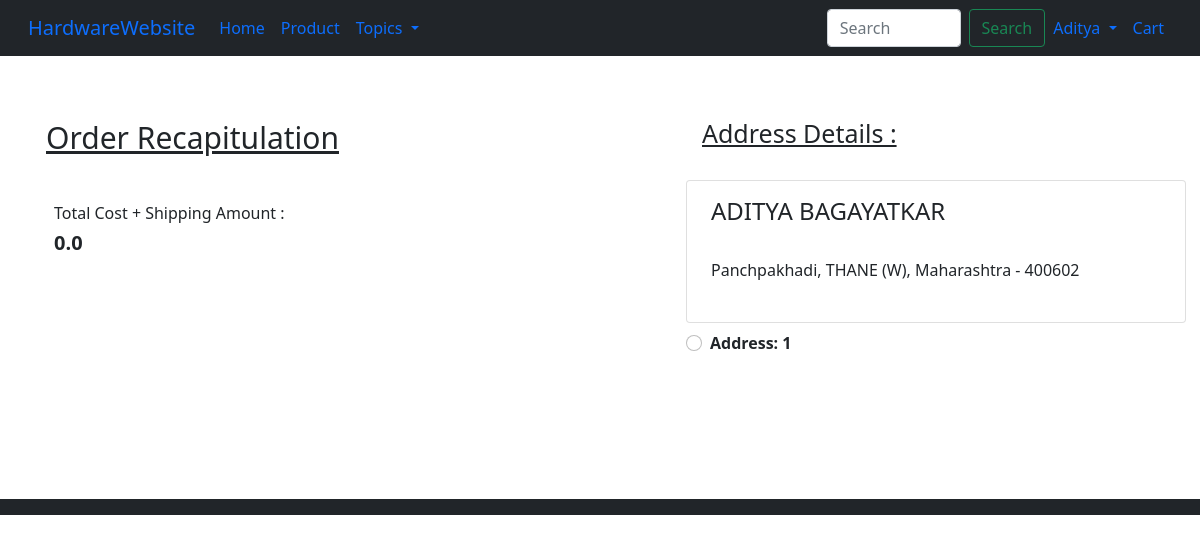
/checkout/ (signed in), run on an earlier commit of the app's database.
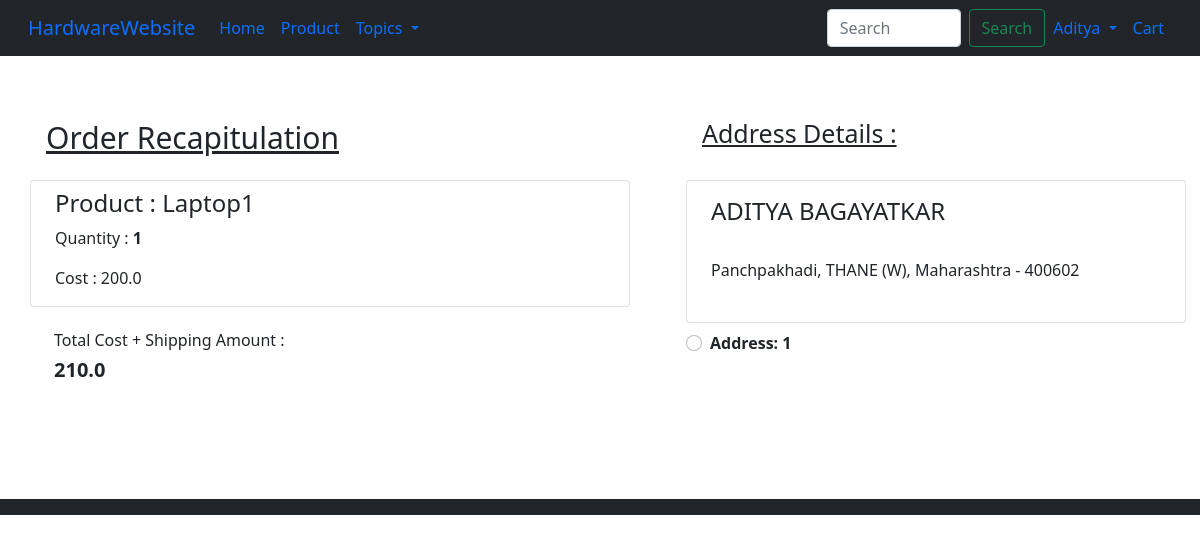
And on a later commit of the database.
### app/models.py (models this page shows, shortened)
class Profile(models.Model):
    user = models.ForeignKey(User, on_delete=models.CASCADE)
    profileimg = models.ImageField(upload_to='profile_images',default='about-comapny.jpg')
    id_user =  models.IntegerField()
    address = models.CharField(max_length=1000, blank=True)
    locality = models.CharField(max_length=101,blank=True)
    city = models.CharField(max_length=101,blank=True)
    state = models.CharField(choices = STATE_CHOICES, max_length=55)
    pincode = models.IntegerField(default=400600)
    auth_token = models.CharField(max_length=100)
    is_verified = models.BooleanField(default=False)
    first_name = models.TextField(blank=True)
    last_name = models.TextField(blank=True)
    birth_date = models.DateField(default=date.today())
    mobile_no = models.IntegerField(default='9999999999')

class Cart(models.Model):
    user = models.ForeignKey(User, on_delete=models.CASCADE)
    product =  models.ForeignKey(Product, on_delete=models.CASCADE)
    quantity = models.PositiveIntegerField(default=1)
    @property
    def total_cost(self):
      return ( self.quantity * self.product.price)

class Product(models.Model) :
    title = models.CharField(max_length=100)
    price= models.FloatField()
    description = models.TextField()
    category = models.CharField(choices = CATEGORY_CHOICES, max_length=200)
    product_image =  models.ImageField(upload_to='productimg')

### app/views.py (the view)
# urls.py: path('checkout/', views.checkout, name='checkout'),
def checkout(request):
    user= request.user
    add = Profile.objects.filter(user=user)
    cart_items = Cart.objects.filter(user=user)
    amount = 0.0
    shipping_amount = 10.0
    totalamount = 0.0
    cart_product = [p for p in Cart.objects.all() if p.user == request.user]
    if cart_product :
            for p in cart_product :
                tempamount = (p.product.price * p.quantity)
                amount += tempamount
            totalamount = amount +shipping_amount
    return render(request, 'checkout.html', {'add':add, 'totalamount':totalamount, 'cart_items':cart_items})

### templates/checkout.html (shortened to what the changed rows need)
<!doctype html>
{% load static %}
<html lang="en">
  <head>
    <link rel="stylesheet" href="https://stackpath.bootstrapcdn.com/bootstrap/4.4.1/css/bootstrap.min.css"
>
    <link href="https://cdn.jsdelivr.net/npm/bootstrap@5.0.0-beta1/dist/css/bootstrap.min.css" rel="stylesheet">
    <link rel="stylesheet" href="{% static 'css/owl.carousel.min.css' %}">
    <link rel="stylesheet" href="{% static 'css/all.min.css' %}">
    <link rel="stylesheet" href="{% static 'css/style.css' %}">
  </head>
  <body>
  <div class="container px-2  mt-5">
    <div class="row gx-5">
      <div class="col px-3">
        <div class="card border-0" style="width: 600px;">
          {% for item in cart_items %}
          <div class="card px-4 pt-2 " style="width: 600px;">
            <h4> Product : {{item.product.title}} </h4>
            <p> Quantity : <b>{{item.quantity}}</b></p>
            <p> Cost : {{item.total_cost}}</p>
          </div>
          {%endfor%}
          <div class="card px-4 pt-2 border-0" style="width: 600px;">
            <p><h6> Total Cost + Shipping Amount : </h6> <h5><b> {{totalamount}} </b></h5> </p>
          </div>
        </div>
      </div>
      <div class="col" style="margin-top:-18px;">
        <div class="p-3">
          <div class="card border-0" style="width: 300px;">
            <form action="/paymentdone" id='myform'>
              {% for ad in add %}
            <div class="card px-4 pt-3 mt-2 py-4" style="width: 500px;">
              <h4>{{ad.first_name}} {{ad.last_name}}</h5>
                <br>
              <p>{{ad.locality}}, {{ad.city}}, {{ad.state}} - {{ad.pincode}} </p>
            </div>
            <div class="form-check mt-2 mb-5">
              <input class="form-check-input" name='custid' id='custadd{{forloop.counter}}' type="radio" value="{{ad.id}}">
              <label class="form-check-label fw-bold" for='custadd{{forloop.counter}}'>
                Address: {{forloop.counter}} </label>
            </div>
            {%endfor%}
            </form>
        </div>
      </div>
    </div>
  </div>
        </div>
</body>
</html>

What changed in the data, as far as the page shows it:
added Cart: product "Laptop1", quantity "1", total_cost "200.0"
Also different on the page:
{{ totalamount }}: "0.0" → "210.0"
